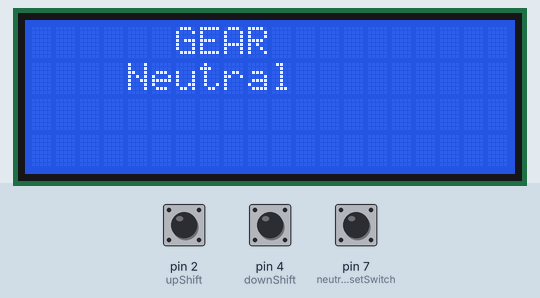
This sketch was run on a simulated Arduino Uno, built with avr-gcc and run on an emulated ATmega328P. On the bench: 20×4 character LCD. The test bench sets the inputs (shaded band); at power-on: pin 2 (upShift) LOW, pin 4 (downShift) LOW, pin 7 (neutralResetSwitch) LOW.

Above: at 4.4 s.
4.5 s: pin 2 (upShift) pulled HIGH for 3.2 s
At 7.7 s:
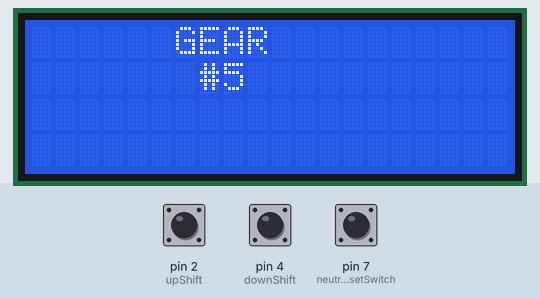
9.2 s: pin 4 (downShift) pulled HIGH for 3.2 s
At 12.1 s:
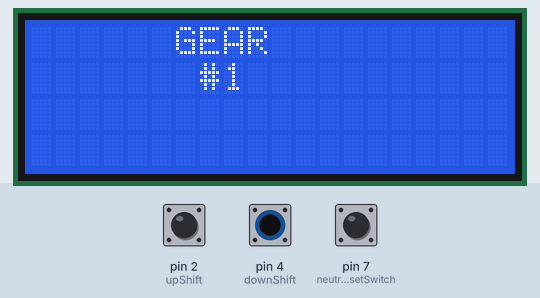
13.9 s: pin 7 (neutralResetSwitch) pulled HIGH for 0.15 s
At 15.1 s:
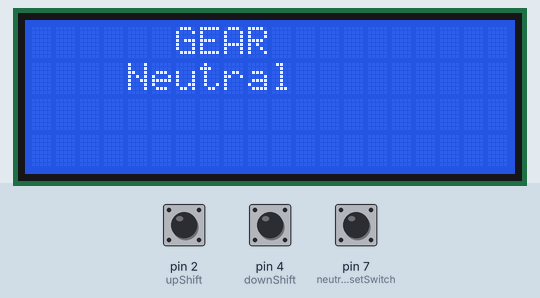
15.5 s: pin 2 (upShift) pulled HIGH for 0.15 s
At 16.0 s:
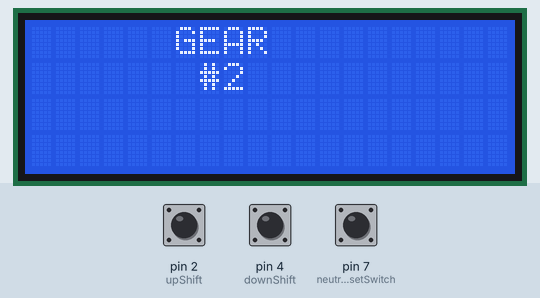
Timing chart, 0 to 18.1 s (numbered marks = the images above; inputs shaded):
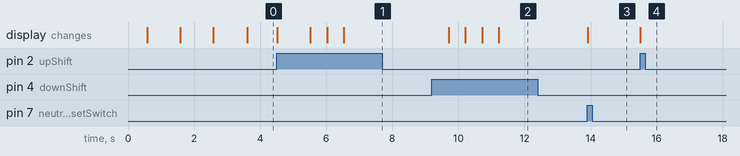

Measured:
- after the input at 4.5 s, the display: first changes at once (image 1 shows a later state)
- after the input at 9.2 s, the display: first changes after 0.50 s (image 2 shows a later state)
- after the input at 13.9 s, the display: changes at once (image 3)
- after the input at 15.5 s, the display: changes at once (image 4)

The sketch:

DYIGearIndicator.ino
```cpp
//codeDirtyToMe
//DIY Gear Indicator
//Made to work with that 16*2 LCD monitor that is pretty popular with Arduino kits.

#include <Wire.h>
#include <LiquidCrystal_I2C.h>

LiquidCrystal_I2C lcd(0x27,20,4);  // Set the address to 0x27 for a 16 chars and 2 lines.

// Upshift signal on pin 2
const int upShift = 2;

// Downshift signal on pin 3
const int downShift = 4;

// Neutral reset switch on pin 7
const int neutralResetSwitch = 7;

// Global Gear state variables. I shouldn't use globals, BUT this is pretty simple and I wanna knock this out quick.
int upShiftState = 0;
int downShiftState = 0;
int gearState = 0;
int nextGearState = 0;
int neutralState = 0;

void setup()
{
  // Initialize input pins.
  pinMode(upShift, INPUT);
  pinMode(downShift, INPUT);
  pinMode(neutralResetSwitch, INPUT);

  // Initialize the lcd
  lcd.init();
  lcd.backlight();

  // Stupid boot up screen. Really just a way to give the board a few seconds to get itself together.
  // I could use a loop here, but copy and paste was easier!!! So dirty.
      delay(500);
      lcd.setCursor(2,0);
      lcd.print("Starting in:");
      lcd.setCursor(8,1);
      lcd.print("3");
      delay(1000);
      lcd.clear();
      lcd.setCursor(8,1);
      lcd.print("2");
      delay(1000);
      lcd.clear();
      lcd.setCursor(8,1);
      lcd.print("1");
      delay(1000);
      lcd.clear();

  neutralReset(); //Always start in neutral after booting. This assumes that the bike is started in neutral.
}

//This function is how I deal with the neutral position.
void neutralReset(){

  //Start by printing neutral position.
  lcd.setCursor(6,0);
  lcd.print("GEAR");
  lcd.setCursor(4,1);
  lcd.print("Neutral");

/* I need this function to only determine the first shift. In other words, once this boolean value changes
 *  state, the thread will be passed back to main loop.*/
bool firstShift = false;

// While no shift has been detected, continue scanning for it.
while (firstShift == false){
  upShiftState = digitalRead(upShift);
  downShiftState = digitalRead(downShift);

  // If an upshift is detected,
  if (upShiftState == HIGH){
    gearState = 2; // Set gearState to 2.

    // Print out the gear.
    lcd.clear();
    lcd.setCursor(6,0);
    lcd.print("GEAR");
    lcd.setCursor(7,1);
    lcd.print("#");
    lcd.setCursor(8,1);
    lcd.print(gearState);
    delay(500);

    firstShift = true; // Stop the loop.
  }

  //If a downshift is detected,
  else if (downShiftState == HIGH){
    gearState = 1; // Set gearState to 1.

    // Print out the gear.
    lcd.clear();
    lcd.setCursor(6,0);
    lcd.print("GEAR");
    lcd.setCursor(7,1);
    lcd.print("#");
    lcd.setCursor(8,1);
    lcd.print(gearState);
    delay(500);

    firstShift = true; // Stop the loop.
  }
}
  return; // Continue to loop.
}

void loop()
{
  // Get the screen ready.
  lcd.setCursor(6,0);
  lcd.print("GEAR");
  lcd.setCursor(7,1);
  lcd.print("#");
  lcd.setCursor(8,1);

  // Read state of upshift & downshift
  upShiftState = digitalRead(upShift);
  downShiftState = digitalRead(downShift);

  // Read state of neutral reset switch
  neutralState = digitalRead(neutralResetSwitch);

  // If the neutral reset switch has been hit,
  if (neutralState == HIGH){
    neutralReset(); //Display neutral and scan for next shift.
  }
  // If upshift detected,
  else if (upShiftState == HIGH){
    nextGearState = gearState + 1; // Predict next gear position.
    /* BTW, doing if(gearState++ >= 6) will not work as the increment operator actually increments it permanently.
     * In other words, a temporary holder is needed. Hence, the nextGearState variable.*/
    if (nextGearState >= 6){ // No 6th gear on DR650 :(
      gearState = 5; // Keep it at 5th.
      delay(500);
      lcd.print(gearState);
    }
    else {
    gearState++; // Upshift detected and less than 6, go ahead and increment.
    delay(500);
    lcd.print(gearState);
    }
  }
  //If downshift detected, pretty much same as above.
  else if (downShiftState == HIGH){
    nextGearState = gearState - 1;
    if (nextGearState <= 0){
      gearState = 1;
      delay(500);
      lcd.print(gearState);
    }
    else {
    gearState--;
    delay(500);
    lcd.print(gearState);
  }
}
}
```
